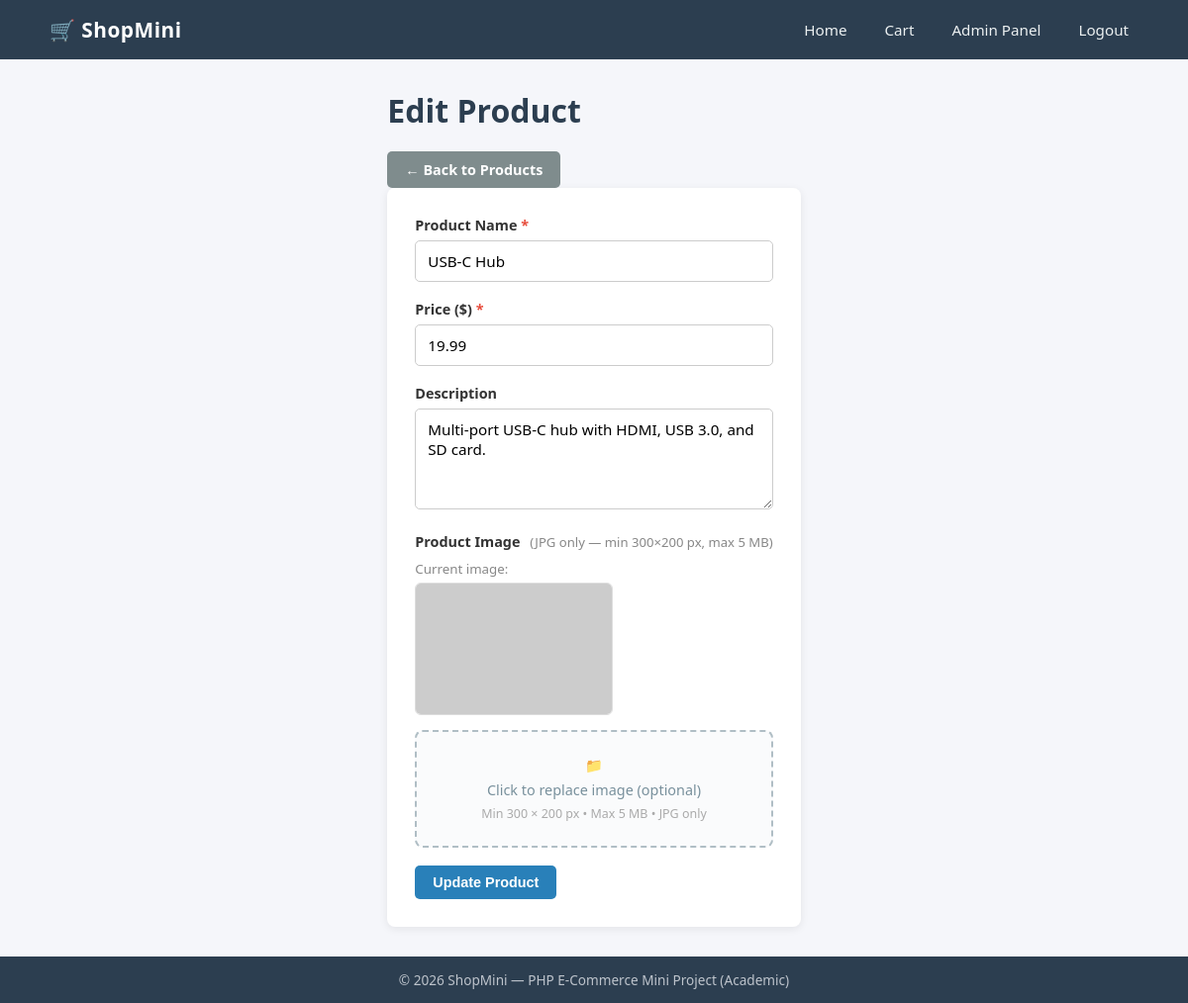
Page /admin/edit_product.php?id=3 (signed in) on the committed database.
### tables this page shows
CREATE TABLE IF NOT EXISTS products (
    id          INT AUTO_INCREMENT PRIMARY KEY,
    name        VARCHAR(100)   NOT NULL,
    price       DECIMAL(10,2)  NOT NULL,
    description TEXT,
    image       VARCHAR(255),
    created_at  TIMESTAMP DEFAULT CURRENT_TIMESTAMP
);

### admin/edit_product.php (the view, shortened to what this page needs)
<?php
require_once '../config/db.php';
include '../includes/header.php';
$id = isset($_GET['id']) ? (int)$_GET['id'] : 0;
$product_result = mysqli_query($conn, "SELECT * FROM products WHERE id = $id LIMIT 1");
$product = mysqli_fetch_assoc($product_result);
?>
<div class="form-page">
    <h1>Edit Product</h1>
    <a href="/php-ecommerce-mini/admin/products.php" class="btn btn-secondary">← Back to Products</a>
    <form action="edit_product.php?id=<?php echo $id; ?>" method="POST" enctype="multipart/form-data" class="product-form">
        <div class="form-group">
            <label for="name">Product Name <span class="required">*</span></label>
            <input type="text" id="name" name="name" required
                   value="<?php echo htmlspecialchars($product['name']); ?>">
        </div>
        <div class="form-group">
            <label for="price">Price ($) <span class="required">*</span></label>
            <input type="number" id="price" name="price" step="0.01" min="0" required
                   value="<?php echo htmlspecialchars($product['price']); ?>">
        </div>
        <div class="form-group">
            <label for="description">Description</label>
            <textarea id="description" name="description" rows="4"><?php echo htmlspecialchars($product['description']); ?></textarea>
        </div>
        <div class="form-group">
            <label for="image">Product Image <span class="upload-hint">(JPG only &mdash; min 300&times;200 px, max 5 MB)</span></label>
            <?php if (!empty($product['image'])): ?>
                <div style="margin-bottom:10px;">
                    <small style="color:#888">Current image:</small><br>
                    <img src="<?php echo htmlspecialchars($product['image']); ?>"
                         alt="Current" style="max-width:200px; max-height:140px; border-radius:6px; margin-top:4px; border:1px solid #ddd;">
                </div>
            <?php endif; ?>
            <div class="upload-box" id="upload-box">
                <div class="upload-placeholder" id="upload-placeholder">
                    <span class="upload-icon">📁</span>
                    <span>Click to replace image (optional)</span>
                    <small>Min 300 × 200 px &bull; Max 5 MB &bull; JPG only</small>
                </div>
            </div>
        </div>
        <button type="submit" class="btn btn-primary">Update Product</button>
    </form>
</div>
<?php include '../includes/footer.php'; ?>

### assets/css/style.css (style rules this page uses)
*, *::before, *::after { box-sizing: border-box; margin: 0; padding: 0; }
body { font-family: 'Segoe UI', Arial, sans-serif; background: #f5f6fa; color: #333; min-height: 100vh; display: flex; flex-direction: column; }
a { color: inherit; text-decoration: none; }
.btn { display: inline-block; padding: 9px 18px; border: none; border-radius: 5px; cursor: pointer; font-size: 0.9rem; font-weight: 600; transition: opacity 0.2s, transform 0.1s; text-align: center; }
.btn-primary { background: #2980b9; color: #fff; }
.btn-secondary { background: #7f8c8d; color: #fff; }
.form-page { max-width: 600px; margin: 0 auto; }
.form-page h1 { margin-bottom: 20px; color: #2c3e50; }
.product-form { background: #fff; padding: 28px; border-radius: 8px; box-shadow: 0 2px 8px rgba(0, 0, 0, 0.08); }
.form-group { margin-bottom: 18px; }
.form-group label { display: block; font-weight: 600; margin-bottom: 6px; font-size: 0.9rem; }
.form-group input, .form-group textarea, .form-group select { width: 100%; padding: 10px 12px; border: 1px solid #ccc; border-radius: 5px; font-size: 0.95rem; font-family: inherit; transition: border-color 0.2s; }
.required { color: #e74c3c; }
.upload-hint { font-weight: 400; color: #888; font-size: 0.82rem; margin-left: 6px; }
.upload-box { border: 2px dashed #b0bec5; border-radius: 8px; padding: 24px 16px; text-align: center; cursor: pointer; background: #fafbfc; transition: border-color 0.2s, background 0.2s; position: relative; }
.upload-placeholder { display: flex; flex-direction: column; align-items: center; gap: 6px; color: #78909c; pointer-events: none; }
.upload-icon { font-size: 2rem; }
.upload-placeholder span { font-size: 0.9rem; }
.upload-placeholder small { font-size: 0.78rem; color: #aaa; }

### rows in the picture
products: name "USB-C Hub", price "19.99", description "Multi-port USB-C hub with HDMI, USB 3.0, and SD card."
